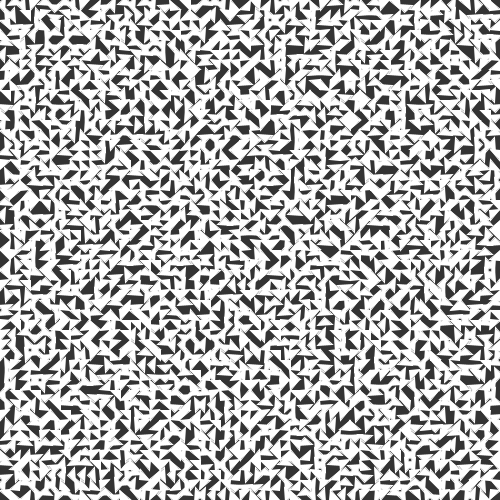
Frame 1 (no input)
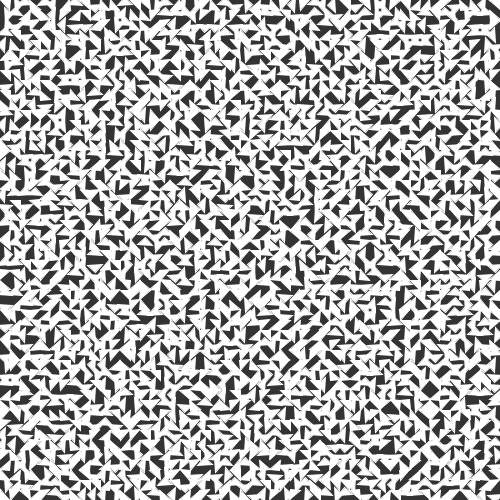
Frame 60 (the mouse pressed at the canvas centre just before this capture)
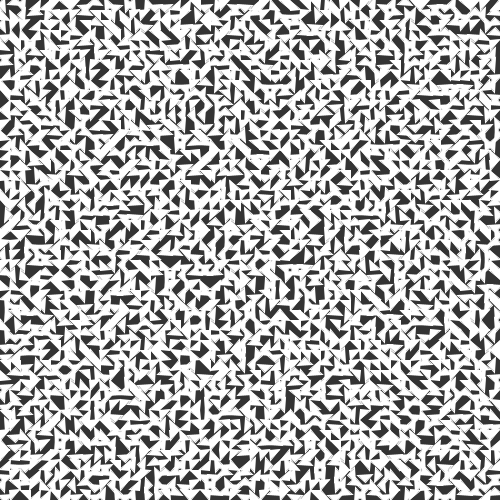
Frame 120 (the mouse held since frame 60 and released just before this capture)

The Processing sketch that drew these frames (run headless with seeded random() and noise(); from frame 60 on, the mouse is pressed at the canvas centre):

// Processing sketch: Day_2___Triangles_2
// ── Day_2___Triangles_2.pde
int x = 0;
int y = 0;
int angle = 45;
int triangleWidth = 10;
int triangleHeight = 10;

void setup() {
  frameRate(30);
  size(500, 500);
  background(51);
}

void draw() {
  background(51);
  stroke(255);
  x = 0;
  y = 0;
  for (int i = 0; i < 500 / triangleWidth; i++) {
    for (int j = 0; j < 500 / triangleHeight; j++) {
      pushMatrix();
      translate(x + triangleWidth/2, y + triangleHeight/2);
      int multiplier = floor(randomGaussian() * 8) * angle;
      rotate(radians(angle * multiplier));
      triangle(-triangleWidth/2, -triangleHeight/2, triangleWidth/2, -triangleHeight/2, triangleWidth/2, triangleHeight/2);
      popMatrix();
      x += triangleWidth;
    }
    x = 0;
    y += triangleHeight;
  }
}
